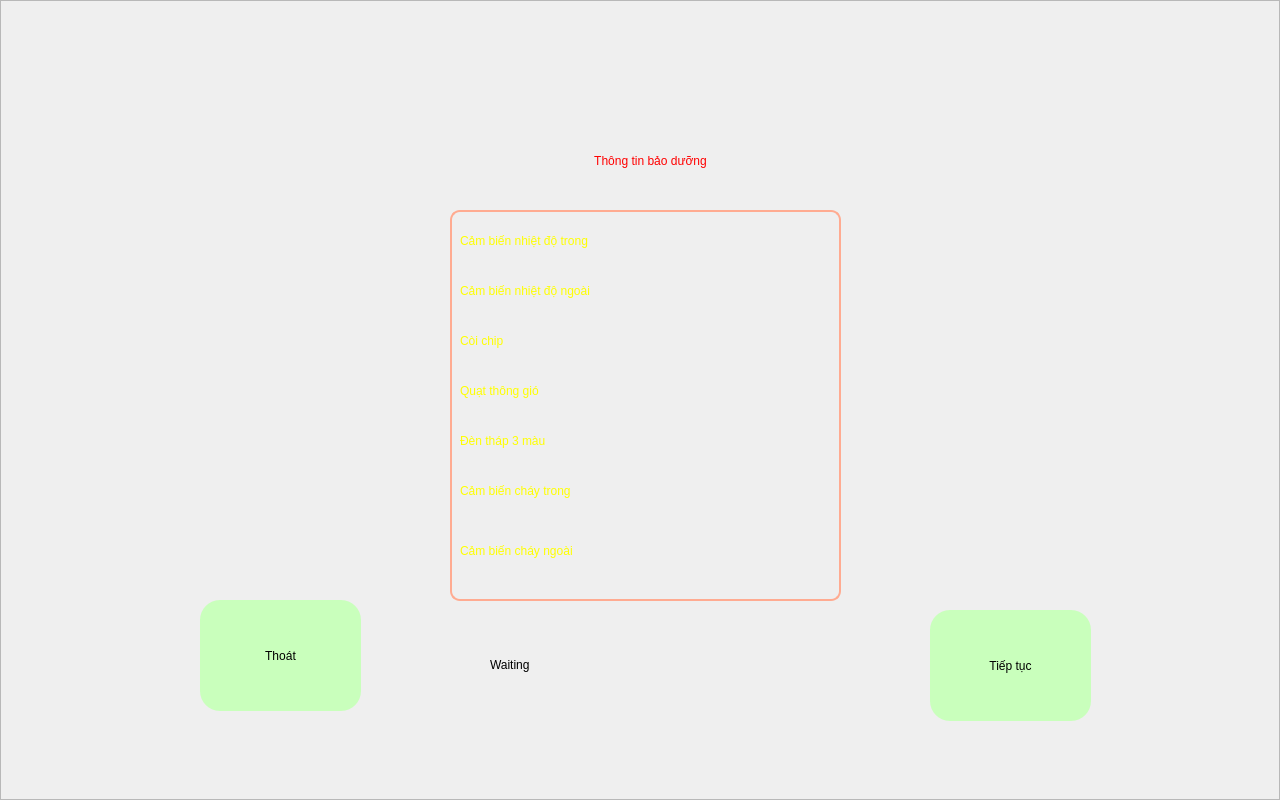
<?xml version="1.0" encoding="UTF-8"?>
<ui version="4.0">
 <class>BaoDuongServer</class>
 <widget class="QWidget" name="BaoDuongServer">
  <property name="geometry">
   <rect>
    <x>0</x>
    <y>0</y>
    <width>1280</width>
    <height>800</height>
   </rect>
  </property>
  <property name="windowTitle">
   <string>Form</string>
  </property>
  <widget class="QFrame" name="frame">
   <property name="geometry">
    <rect>
     <x>0</x>
     <y>0</y>
     <width>1280</width>
     <height>800</height>
    </rect>
   </property>
   <property name="styleSheet">
    <string notr="true">.QFrame{background-image: url(:/images/darkbg.jpg);}#lbtitle{color:red ;font: 75  30pt bold &quot;Ubuntu&quot;;}.QPushButton:pressed { background-color: #FF6E40}.QPushButton{border-radius: 20px;background-color: #c9ffbc;font: 75 20pt bold &quot;Ubuntu&quot;;}QGroupBox {border: 2px solid #FFAB91;border-radius: 10px;}</string>
   </property>
   <property name="frameShape">
    <enum>QFrame::StyledPanel</enum>
   </property>
   <property name="frameShadow">
    <enum>QFrame::Raised</enum>
   </property>
   <widget class="QLabel" name="lbtitle">
    <property name="geometry">
     <rect>
      <x>320</x>
      <y>130</y>
      <width>661</width>
      <height>61</height>
     </rect>
    </property>
    <property name="text">
     <string>Thông tin bảo dưỡng</string>
    </property>
    <property name="alignment">
     <set>Qt::AlignCenter</set>
    </property>
   </widget>
   <widget class="QPushButton" name="btTiepTuc">
    <property name="geometry">
     <rect>
      <x>930</x>
      <y>610</y>
      <width>161</width>
      <height>111</height>
     </rect>
    </property>
    <property name="text">
     <string>Tiếp tục</string>
    </property>
   </widget>
   <widget class="QGroupBox" name="grRight">
    <property name="geometry">
     <rect>
      <x>450</x>
      <y>210</y>
      <width>391</width>
      <height>391</height>
     </rect>
    </property>
    <property name="styleSheet">
     <string notr="true">.QLabel{color:#FFFF00 ;font: 75  22pt &quot;Ubuntu&quot;;}</string>
    </property>
    <property name="title">
     <string/>
    </property>
    <widget class="QLabel" name="lbCoichip">
     <property name="geometry">
      <rect>
       <x>10</x>
       <y>110</y>
       <width>371</width>
       <height>41</height>
      </rect>
     </property>
     <property name="text">
      <string>Còi chip</string>
     </property>
    </widget>
    <widget class="QLabel" name="lbCBChayTrong">
     <property name="geometry">
      <rect>
       <x>10</x>
       <y>260</y>
       <width>331</width>
       <height>41</height>
      </rect>
     </property>
     <property name="text">
      <string>Cảm biến cháy trong</string>
     </property>
    </widget>
    <widget class="QLabel" name="lbCBChayNgoai">
     <property name="geometry">
      <rect>
       <x>10</x>
       <y>320</y>
       <width>331</width>
       <height>41</height>
      </rect>
     </property>
     <property name="text">
      <string>Cảm biến cháy ngoài</string>
     </property>
    </widget>
    <widget class="QLabel" name="lbQuatGio">
     <property name="geometry">
      <rect>
       <x>10</x>
       <y>160</y>
       <width>371</width>
       <height>41</height>
      </rect>
     </property>
     <property name="text">
      <string>Quạt thông gió</string>
     </property>
    </widget>
    <widget class="QLabel" name="lbDenThap">
     <property name="geometry">
      <rect>
       <x>10</x>
       <y>210</y>
       <width>371</width>
       <height>41</height>
      </rect>
     </property>
     <property name="text">
      <string>Đèn tháp 3 màu</string>
     </property>
    </widget>
    <widget class="QLabel" name="lbTempIn">
     <property name="geometry">
      <rect>
       <x>10</x>
       <y>10</y>
       <width>341</width>
       <height>41</height>
      </rect>
     </property>
     <property name="text">
      <string>Cảm biến nhiệt độ trong</string>
     </property>
    </widget>
    <widget class="QLabel" name="lbTempOut">
     <property name="geometry">
      <rect>
       <x>10</x>
       <y>60</y>
       <width>341</width>
       <height>41</height>
      </rect>
     </property>
     <property name="text">
      <string>Cảm biến nhiệt độ ngoài</string>
     </property>
    </widget>
   </widget>
   <widget class="QPushButton" name="btThoat">
    <property name="geometry">
     <rect>
      <x>200</x>
      <y>600</y>
      <width>161</width>
      <height>111</height>
     </rect>
    </property>
    <property name="text">
     <string>Thoát</string>
    </property>
   </widget>
   <widget class="QLabel" name="lbValue">
    <property name="geometry">
     <rect>
      <x>490</x>
      <y>640</y>
      <width>330</width>
      <height>50</height>
     </rect>
    </property>
    <property name="text">
     <string>Waiting</string>
    </property>
   </widget>
  </widget>
 </widget>
 <resources>
  <include location="resources.qrc"/>
 </resources>
 <connections/>
</ui>
